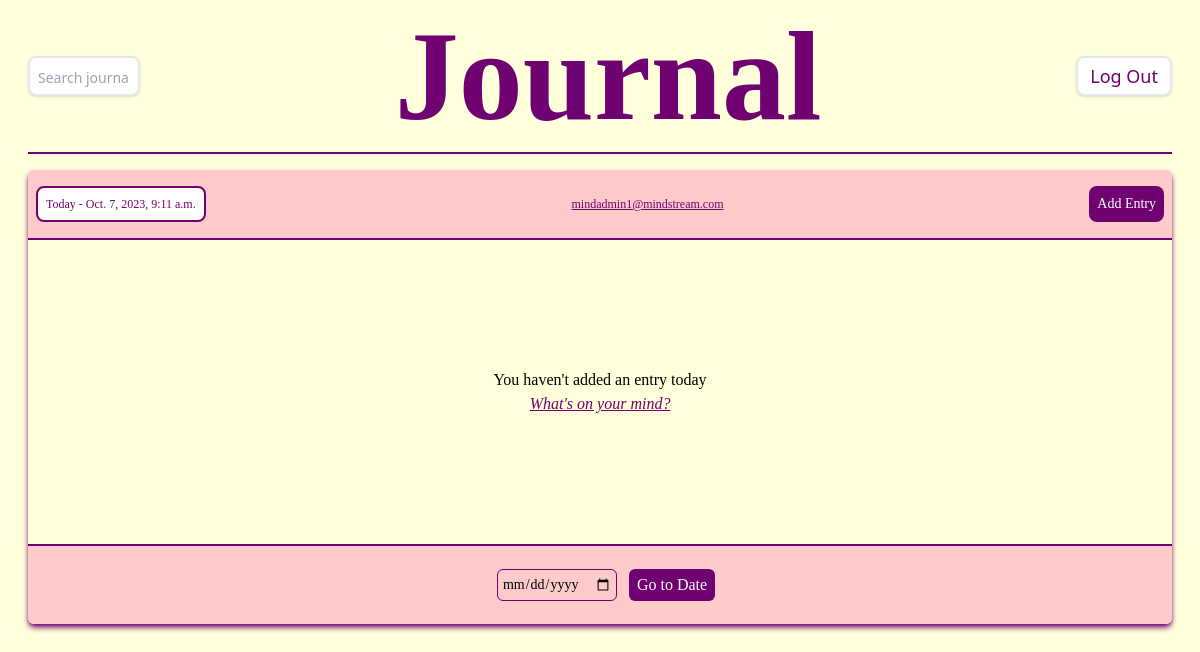
The app's page /home (signed in), older data.
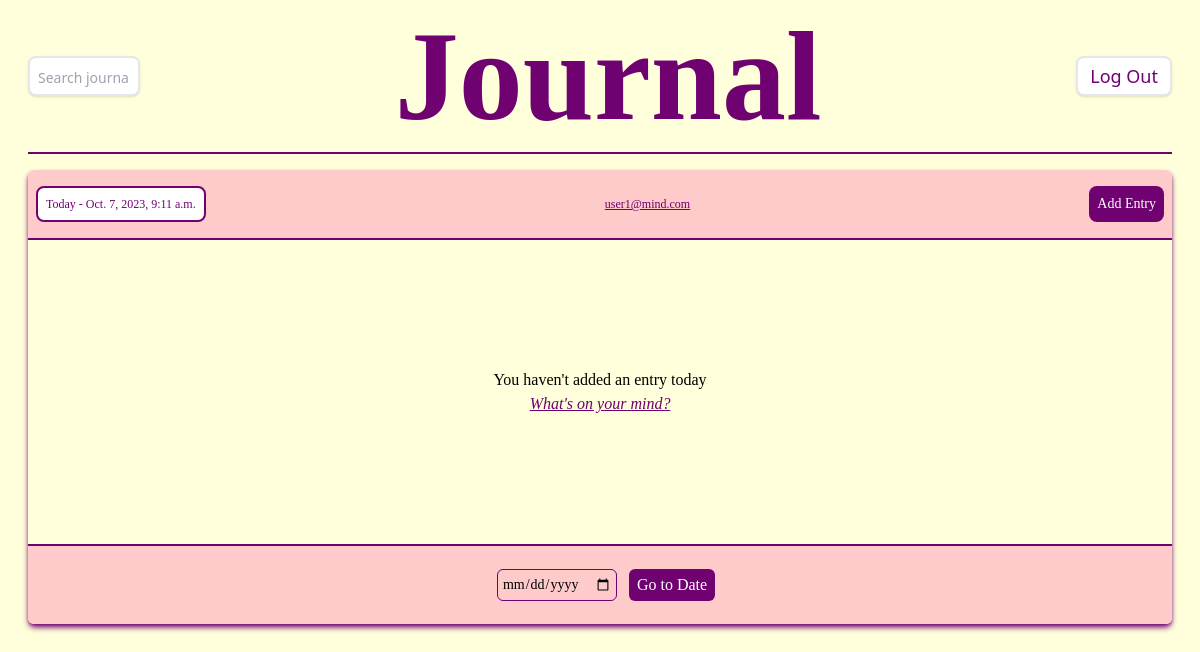
The same page, newer data.
### accounts/models.py (models this page shows, shortened)
class User(AbstractUser):
    username = None # remove username field, we will use email as unique identifier
    email = models.EmailField(unique=True, null=True, db_index=True)
    date_joined = models.DateTimeField(default=timezone.now)
    is_superuser = models.BooleanField(default=False)
    REQUIRED_FIELDS = []
    USERNAME_FIELD = 'email'
    objects = UserManager()

### journal/views.py (the view)
# urls.py: path('home', views.home, name='home'),
@login_required(login_url="accounts/login")
def home(request):
    today_datetime = datetime.datetime.today()
    userprofile = UserProfile.objects.get(user=request.user)
    todays_entries = filter_entries(userprofile, today_datetime.date())
    return render(request, 'journal/home.html', {'entries': todays_entries, "today_datetime": today_datetime})

### journal/views.py (called while the page is built, shortened)
def filter_entries(author=None, date=None, query=None) -> list:
    try:
        authors_entries = Entry.objects.filter(author=author)
    except:
        TypeError("Couldn't filter entries. Author probably not valid")
    if date is not None:
        this_days_entries =[]
        for entry in authors_entries:
            if str(entry.created_at.date())== str(date):
                this_days_entries.append(entry)
        this_days_entries.reverse()
        return this_days_entries

### journal/templates/journal/home.html (shortened to what this page needs)
{% extends 'journal/base.html' %}
{% block content %}
    <div class=" justify-center items-center w-full shadow-md rounded-md shadow-mindpurple mt-4 ">
        <div class="w-full space-y-5 borderborder-mindpurple ">
            <div class="flex bg-red-200 justify-between items-center text-mindpurple font-medium py-2 sm:py-4 px-2 border-b-2 rounded-t-md border-mindpurple">
                <div class="text-xs md:text-sm md:text-md rounded-lg border-2 border-mindpurple font-medium font-[poppins] bg-white p-1 sm:p-2">
                    Today - {{ today_datetime }}
                </div>
                <div class="underline text-xs font-medium font-[poppins]">
                    {{ user.email}}
                </div>
                <div class="text-sm md:text-md rounded-lg font-medium text-white font-[poppins] bg-mindpurple p-1 sm:p-2">
                    <a href="{% url 'journal:create_entry' %}"> Add Entry </a>
                </div>
            </div>
            <div class="px-2 font-[poppins] mb96 mt-5">
                    {% for entry in entries %}
                        <div>
                            <div class="italic text-mindpurple">
                                {{ entry.created_at }}
                            </div>
                            <div>
                                {{ entry.text }}
                            </div>
                        </div>
                        <p>---------</p>
                    {% empty %}
                        <div class="flex justify-center items-center my-32">
                            <div  >
                                <p class="text-center"> You haven't added an entry today
                                    <br>
                                    <a href="{% url 'journal:create_entry' %}"> <span class="italic underline text-mindpurple">What's on your mind?</span></a>
                                </p>
                            </div>
                        </div>
                    {% endfor %}
            </div>
        </div>
        <div class="h-20 mt-4 flex justify-center items-center border-t-2 border-mindpurple rounded-b-md bg-red-200">
            <form class="flex space-x-3 " action="{% url 'journal:search-archive'  %}" method="POST">
                <input class="bg-transparent text-sm md:text-md font-[poppins] p-1 rounded-md border border-mindpurple focus:outline-white " required type="date" name="date">
                <input class="bg-mindpurple px-2 text-white rounded-md font-[poppins] focus:ouline-white" type="submit" value="Go to Date">
            </form>
        </div>
    </div>
{% endblock%}

### journal/templates/journal/base.html (shortened to what this page needs)
{% load static %}
<!DOCTYPE html>
<html lang='en'>
    <head>
        <link rel="stylesheet" href="{% static 'journal/journal.css' %}" />
    </head>
    <body class="bg-mindcream px-7">
        <nav class="flex justify-between items-center border-b-2 border-mindpurple py-3 md:py-3">
            <div>
                {% if user.is_authenticated %}
                    <div class="w-20 md:w-28 shadow bg-white border-2 bordermindpurple rounded-lg text-center text-sm md:text-md sm:text-lg p-1 md:px-2 text-mindpurple font-medium">
                        <form class=" items-center" action="{% url 'journal:search-archive' %}" method="POST">
                            <input class="w-full text-sm -p-2 outline-none focus:outline-none"type="text" name="query" placeholder="Search journal">
                        </form>
                    </div>
                {% endif%}
            </div>
            <div class="font-bold font-[Poppins] text-5xl md:text-9xl text-mindpurple">
                <a href="{% url 'journal:index' %}"> Journal </a>
            </div>
            <div>
                {% if user.is_authenticated %}
                    <div class="bg-white shadow border-2 bordermindpurple  rounded-lg text-center text-sm md:text-md sm:text-lg py-1 px-2 md:px-3 text-mindpurple font-medium hover:text-bold hover:text-white hover:bg-mindpurple">
                        <a href="{% url 'accounts:logout_view' %}"> Log Out </a>
                    </div>
                {% endif %}
            </div>
        </nav>
        {% block content %}
        {% endblock %}
    </body>
</html>

Row changes from the older to the newer data that the page shows:
changed User: email "mindadmin1@mindstream.com" → "user1@mind.com"
